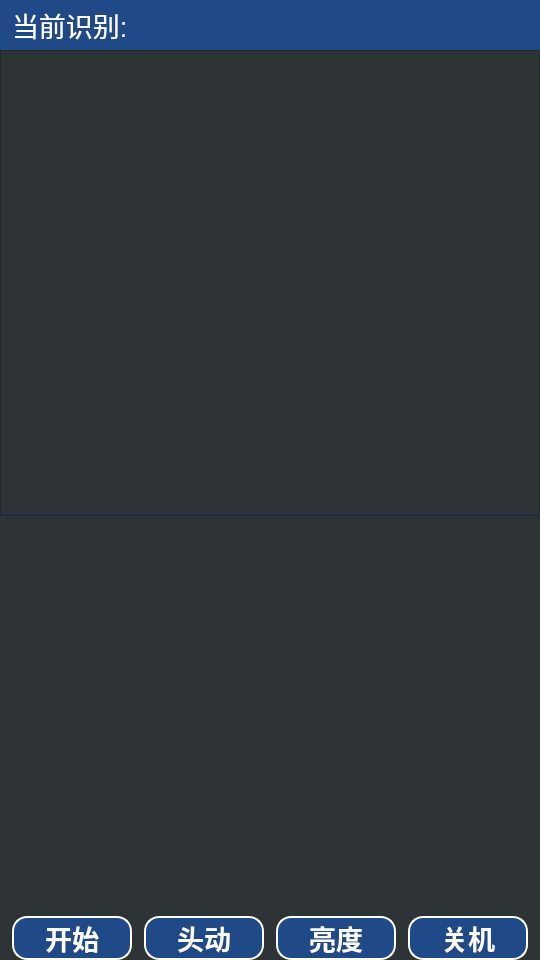
<?xml version="1.0" encoding="UTF-8"?>
<ui version="4.0">
 <class>Widget</class>
 <widget class="QWidget" name="Widget">
  <property name="geometry">
   <rect>
    <x>0</x>
    <y>0</y>
    <width>540</width>
    <height>960</height>
   </rect>
  </property>
  <property name="windowTitle">
   <string>语音识别系统</string>
  </property>
  <property name="styleSheet">
   <string notr="true">background-color: rgb(46, 52, 54);</string>
  </property>
  <layout class="QVBoxLayout" name="verticalLayout">
   <property name="spacing">
    <number>0</number>
   </property>
   <property name="leftMargin">
    <number>0</number>
   </property>
   <property name="topMargin">
    <number>0</number>
   </property>
   <property name="rightMargin">
    <number>0</number>
   </property>
   <property name="bottomMargin">
    <number>0</number>
   </property>
   <item>
    <widget class="QLabel" name="currentLabel">
     <property name="minimumSize">
      <size>
       <width>0</width>
       <height>50</height>
      </size>
     </property>
     <property name="maximumSize">
      <size>
       <width>16777215</width>
       <height>50</height>
      </size>
     </property>
     <property name="font">
      <font>
       <pointsize>20</pointsize>
      </font>
     </property>
     <property name="styleSheet">
      <string notr="true"> padding: 5px;color:white;
background-color: rgb(32, 74, 135);</string>
     </property>
     <property name="text">
      <string>当前识别: </string>
     </property>
     <property name="alignment">
      <set>Qt::AlignLeading|Qt::AlignLeft|Qt::AlignVCenter</set>
     </property>
    </widget>
   </item>
   <item>
    <widget class="QTextEdit" name="historyTextEdit">
     <property name="font">
      <font>
       <pointsize>20</pointsize>
      </font>
     </property>
     <property name="styleSheet">
      <string notr="true">QTextEdit {
	border-bottom: 2px solid #16335E;
}
      </string>
     </property>
     <property name="readOnly">
      <bool>true</bool>
     </property>
     <property name="html">
      <string>&lt;!DOCTYPE HTML PUBLIC &quot;-//W3C//DTD HTML 4.0//EN&quot; &quot;http://www.w3.org/TR/REC-html40/strict.dtd&quot;&gt;
&lt;html&gt;&lt;head&gt;&lt;meta name=&quot;qrichtext&quot; content=&quot;1&quot; /&gt;&lt;style type=&quot;text/css&quot;&gt;
p, li { white-space: pre-wrap; }
&lt;/style&gt;&lt;/head&gt;&lt;body style=&quot; font-family:'Ubuntu'; font-size:20pt; font-weight:400; font-style:normal;&quot;&gt;
&lt;p style=&quot;-qt-paragraph-type:empty; margin-top:0px; margin-bottom:0px; margin-left:0px; margin-right:0px; -qt-block-indent:0; text-indent:0px;&quot;&gt;&lt;br /&gt;&lt;/p&gt;&lt;/body&gt;&lt;/html&gt;</string>
     </property>
     <property name="acceptRichText">
      <bool>true</bool>
     </property>
    </widget>
   </item>
   <item>
    <layout class="QHBoxLayout" name="horizontalLayout_2">
     <property name="spacing">
      <number>0</number>
     </property>
     <item>
      <widget class="MyLabel" name="toudong_lb">
       <property name="minimumSize">
        <size>
         <width>400</width>
         <height>400</height>
        </size>
       </property>
       <property name="maximumSize">
        <size>
         <width>400</width>
         <height>400</height>
        </size>
       </property>
       <property name="styleSheet">
        <string notr="true"/>
       </property>
       <property name="text">
        <string/>
       </property>
       <property name="alignment">
        <set>Qt::AlignCenter</set>
       </property>
      </widget>
     </item>
     <item>
      <widget class="QLabel" name="label">
       <property name="minimumSize">
        <size>
         <width>0</width>
         <height>400</height>
        </size>
       </property>
       <property name="maximumSize">
        <size>
         <width>16777215</width>
         <height>400</height>
        </size>
       </property>
       <property name="styleSheet">
        <string notr="true"/>
       </property>
       <property name="text">
        <string/>
       </property>
       <property name="alignment">
        <set>Qt::AlignCenter</set>
       </property>
      </widget>
     </item>
    </layout>
   </item>
   <item>
    <layout class="QHBoxLayout" name="horizontalLayout">
     <item>
      <widget class="QPushButton" name="toggleButton">
       <property name="minimumSize">
        <size>
         <width>120</width>
         <height>0</height>
        </size>
       </property>
       <property name="maximumSize">
        <size>
         <width>120</width>
         <height>16777215</height>
        </size>
       </property>
       <property name="font">
        <font>
         <pointsize>20</pointsize>
         <weight>75</weight>
         <bold>true</bold>
        </font>
       </property>
       <property name="styleSheet">
        <string notr="true">color: white; font-weight: bold;
border: 2px solid white;
background-color: rgb(32, 74, 135);
border-radius: 15px;</string>
       </property>
       <property name="text">
        <string>开始</string>
       </property>
      </widget>
     </item>
     <item>
      <widget class="QPushButton" name="toudong_pd">
       <property name="minimumSize">
        <size>
         <width>120</width>
         <height>0</height>
        </size>
       </property>
       <property name="maximumSize">
        <size>
         <width>120</width>
         <height>16777215</height>
        </size>
       </property>
       <property name="font">
        <font>
         <pointsize>20</pointsize>
         <weight>75</weight>
         <bold>true</bold>
        </font>
       </property>
       <property name="styleSheet">
        <string notr="true">color: white; font-weight: bold;
background-color: rgb(32, 74, 135);
border: 2px solid white;
border-radius: 15px;</string>
       </property>
       <property name="text">
        <string>头动</string>
       </property>
      </widget>
     </item>
     <item>
      <widget class="QPushButton" name="liangdu_pd">
       <property name="minimumSize">
        <size>
         <width>120</width>
         <height>0</height>
        </size>
       </property>
       <property name="maximumSize">
        <size>
         <width>120</width>
         <height>16777215</height>
        </size>
       </property>
       <property name="font">
        <font>
         <pointsize>20</pointsize>
         <weight>75</weight>
         <bold>true</bold>
        </font>
       </property>
       <property name="styleSheet">
        <string notr="true">color: white; font-weight: bold;
border: 2px solid white;
background-color: rgb(32, 74, 135);
border-radius: 15px;</string>
       </property>
       <property name="text">
        <string>亮度</string>
       </property>
      </widget>
     </item>
     <item>
      <widget class="QPushButton" name="guanji_pd">
       <property name="minimumSize">
        <size>
         <width>120</width>
         <height>0</height>
        </size>
       </property>
       <property name="maximumSize">
        <size>
         <width>120</width>
         <height>16777215</height>
        </size>
       </property>
       <property name="font">
        <font>
         <pointsize>20</pointsize>
         <weight>75</weight>
         <bold>true</bold>
        </font>
       </property>
       <property name="styleSheet">
        <string notr="true">color: white; font-weight: bold;
border: 2px solid white;
background-color: rgb(32, 74, 135);
border-radius: 15px;</string>
       </property>
       <property name="text">
        <string>关机</string>
       </property>
      </widget>
     </item>
    </layout>
   </item>
  </layout>
 </widget>
 <customwidgets>
  <customwidget>
   <class>MyLabel</class>
   <extends>QLabel</extends>
   <header>mylabel.h</header>
  </customwidget>
 </customwidgets>
 <resources/>
 <connections/>
</ui>
